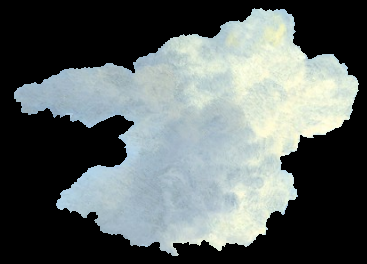
#> input picture pics/raw/cloud.png, 367 x 264 px, found by its file name
$ python add_alpha_layer.py
#> lines starting #> are read from the running program, lines starting #| are printed output that depends on the picture; after the words box and inside, x2 and y2 are one past the last pixel; in counts of white or black regions, pixels touching at a corner belong together
"""Adds transparency layer to pics"""

import os
import numpy as np
from matplotlib.pyplot import imread, imsave

THRESHOLD_R = 0.4

cloud = imread('./pics/raw/cloud.png')
#> cloud is the input picture: shape (264, 367, 4) float32; mean R, G, B, A 0.371, 0.401, 0.397, 1
cloud_inner = imread('./pics/raw/cloud_inner.png')
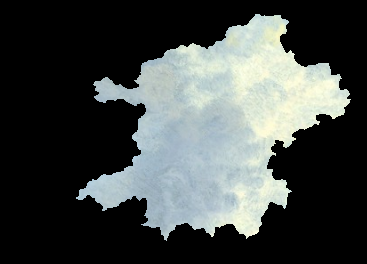
#> input picture pics/raw/cloud_inner.png, 367 x 264 px, found by its file name
#> cloud_inner is the input picture: shape (264, 367, 4) float32; mean R, G, B, A 0.263, 0.282, 0.276, 1

array_binary_outer = np.where(cloud[:, :, 0] < THRESHOLD_R, 0.0, 0.5)  # where alpha should be 1, and 0 otherwise
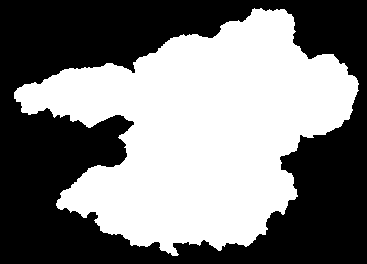
#> array_binary_outer: shape (264, 367) float64; values 0 (black) and 0.5 (white), 48.8% white; 1 white region, box (x1, y1, x2, y2) and area: (14, 8, 359, 256) 47251
array_binary_inner = np.where(cloud_inner[:, :, 0] < THRESHOLD_R, 0.0, 0.5)  # where alpha should be 1, and 0 otherwise
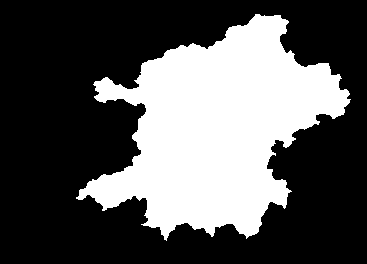
#> array_binary_inner: shape (264, 367) float64; values 0 (black) and 0.5 (white), 33.9% white; 1 white region, box (x1, y1, x2, y2) and area: (76, 14, 351, 241) 32819
cloud[:, :, 3] = array_binary_inner + array_binary_outer
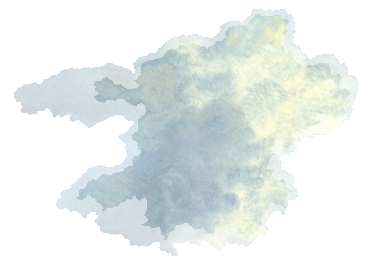
#> cloud: shape (264, 367, 4) float32; mean R, G, B, A 0.371, 0.401, 0.397, 0.413; transparent parts drawn white

imsave('./pics/processed/cloud.png', cloud)

aa = 5
